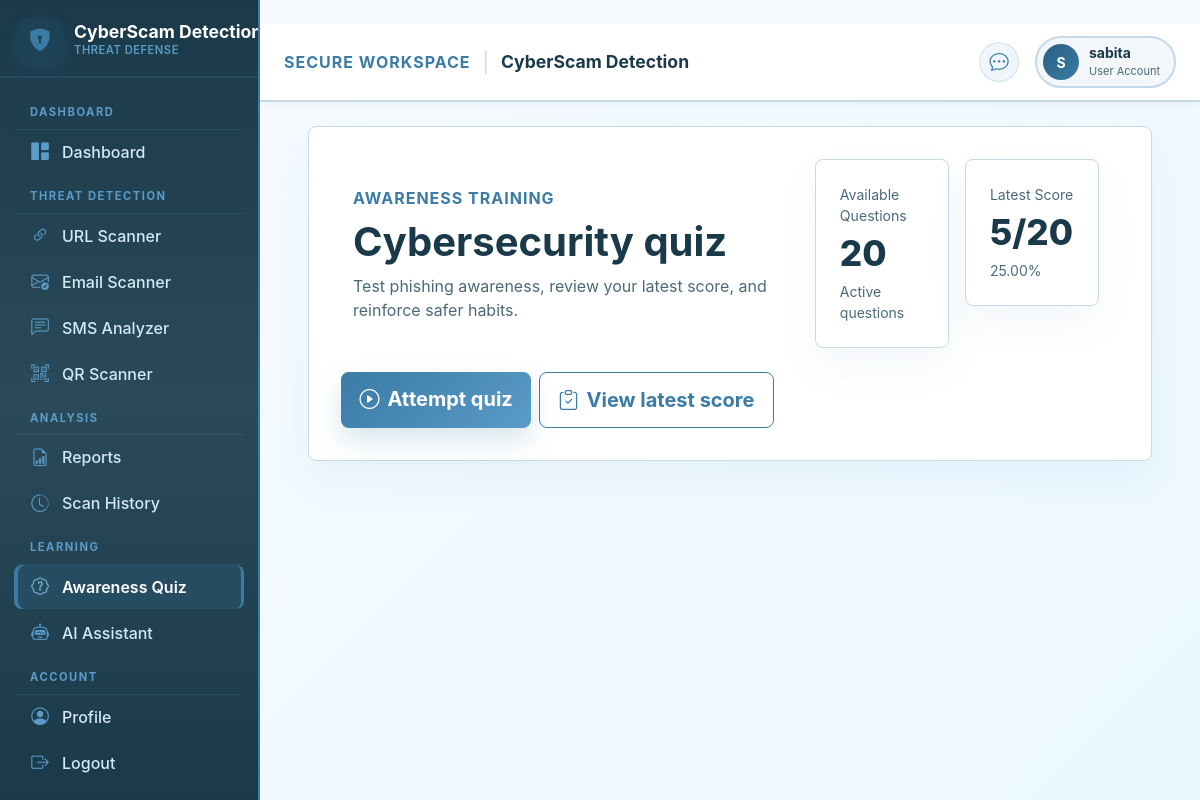
/quiz/ (signed in), run on the app's committed database.
### users/models.py (models this page shows, shortened)
class CustomUser(AbstractUser):
    class Role(models.TextChoices):
        ADMIN = "admin", "Administrator"
        USER = "user", "User"
    role = models.CharField(
        max_length=20,
        choices=Role.choices,
        default=Role.USER,
    )
    @property
    def is_admin_role(self):
        return (
            self.role == self.Role.ADMIN
            or self.is_staff
            or self.is_superuser
        )

### quiz/models.py (models this page shows, shortened)
class QuizAttempt(models.Model):
    user = models.ForeignKey(
        settings.AUTH_USER_MODEL,
        on_delete=models.CASCADE,
        related_name="quiz_attempts",
    )
    parent_attempt = models.ForeignKey(
        "self",
        on_delete=models.CASCADE,
        null=True,
        blank=True,
        related_name="retry_attempts",
    )
    is_retry = models.BooleanField(default=False)
    score = models.PositiveSmallIntegerField(default=0)
    total_questions = models.PositiveSmallIntegerField(default=0)
    percentage = models.DecimalField(
        max_digits=5,
        decimal_places=2,
        default=Decimal("0.00"),
    )
    completed_at = models.DateTimeField(auto_now_add=True)
    class Meta:
        ordering = ["-completed_at"]

### quiz/views.py (the view)
# urls.py: path("", views.quiz_home, name="home"),
@login_required
def quiz_home(request):
    latest_attempt = (
        QuizAttempt.objects.filter(
            user=request.user
        )
        .order_by("-completed_at")
        .first()
    )
    total_questions = Question.objects.filter(
        is_active=True
    ).count()
    return render(
        request,
        "quiz/home.html",
        {
            "latest_attempt": latest_attempt,
            "total_questions": total_questions,
        },
    )

### templates/quiz/home.html (shortened to what this page needs)
﻿{% extends 'dashboard/layout.html' %}
{% block content %}
<div class="content-container">
    <section class="panel">
        <div class="row g-4 align-items-center">
            <div class="col-lg-7">
                <span class="section-kicker">Awareness training</span>
                <h1 class="fw-bold mt-2">Cybersecurity quiz</h1>
                <p class="text-muted-soft mb-0">Test phishing awareness, review your latest score, and reinforce safer habits.</p>
            </div>
            <div class="col-lg-5">
                <div class="row g-3">
                    <div class="col-sm-6">
                        <article class="metric-card">
                            <span>Available Questions</span>
                            <strong>{{ total_questions }}</strong>
                            <small>Active questions</small>
                        </article>
                    </div>
                    <div class="col-sm-6">
                        <article class="metric-card">
                            <span>Latest Score</span>
                            <strong>{% if latest_attempt %}{{ latest_attempt.score }}/{{ latest_attempt.total_questions }}{% else %}-{% endif %}</strong>
                            <small>{% if latest_attempt %}{{ latest_attempt.percentage }}%{% else %}No attempts yet{% endif %}</small>
                        </article>
                    </div>
                </div>
            </div>
        </div>
        <div class="d-flex flex-wrap gap-2 mt-4">
            {% if total_questions %}
                <a class="btn btn-cyber btn-lg" href="{% url 'quiz:attempt' %}"><i class="bi bi-play-circle me-2"></i>Attempt quiz</a>
                {% if latest_attempt %}
                    <a class="btn btn-outline-cyber btn-lg" href="{% url 'quiz:result' latest_attempt.pk %}"><i class="bi bi-clipboard-check me-2"></i>View latest score</a>
                {% endif %}
            {% else %}
                <p class="text-muted-soft mb-0">No quiz questions are available yet.</p>
            {% endif %}
        </div>
    </section>
</div>
{% endblock %}

### templates/dashboard/layout.html (shortened to what this page needs)
﻿{% load static %}
<!doctype html>
<html lang="en">
<head>
    <link href="https://cdn.jsdelivr.net/npm/bootstrap@5.3.3/dist/css/bootstrap.min.css" rel="stylesheet">
    <link href="https://cdn.jsdelivr.net/npm/bootstrap-icons@1.11.3/font/bootstrap-icons.css" rel="stylesheet">
    <link href="{% static 'css/app.css' %}" rel="stylesheet">
    <link href="{% static 'css/dashboard.css' %}" rel="stylesheet">
</head>
<body class="dashboard-body">
    <div class="logged-in-shell">
        <aside class="dashboard-sidebar" id="dashboardSidebar" aria-label="CyberShield AI navigation" style="background: linear-gradient(180deg, #1A3A4A 0%, #2A4A5A 50%, #1A3A4A 100%); border-right: 2px solid #3A7CA5; position: fixed; top: 0; left: 0; bottom: 0; width: 260px; overflow-y: auto; z-index: 1040; height: 100vh;">
            <div class="sidebar-brand" style="border-bottom: 2px solid rgba(91, 155, 199, 0.15);">
                <a href="/dashboard/" class="brand-link" aria-label="CyberShield AI dashboard" style="display: flex; align-items: center; gap: 12px; text-decoration: none; white-space: nowrap;">
                    <span class="brand-mark" style="background: linear-gradient(135deg, #2A5F82, #3A7CA5); width: 44px; height: 44px; border-radius: 12px; display: flex; align-items: center; justify-content: center; box-shadow: 0 4px 15px rgba(58, 124, 165, 0.2); flex-shrink: 0;">
                        <i class="bi bi-shield-lock-fill" style="color: #ffffff; font-size: 1.4rem;"></i>
                    </span>
                    <span style="display: flex; flex-direction: column; line-height: 1.2;">
                        <strong style="color: #ffffff; font-size: 1.1rem; font-weight: 700; display: block; white-space: nowrap;">CyberScam Detection</strong>
                        <small style="color: #5B9BC7; font-size: 0.7rem; text-transform: uppercase; letter-spacing: 0.5px; font-weight: 600;">Threat Defense</small>
                    </span>
                </a>
            </div>
            <div class="sidebar-panel collapse show" id="dashboardSidebarPanel">
                <nav class="sidebar-nav">
                    <p class="sidebar-heading" style="color: #5B9BC7; border-bottom-color: rgba(91, 155, 199, 0.15);">Dashboard</p>
                    <a class="sidebar-link {% if request.path == '/dashboard/' or request.path == '/dashboard/user/' %}active{% endif %}" href="/dashboard/">
                        <i class="bi bi-grid-1x2-fill"></i><span>Dashboard</span>
                    </a>
                    <p class="sidebar-heading" style="color: #5B9BC7; border-bottom-color: rgba(91, 155, 199, 0.15);">Threat Detection</p>
                    <a class="sidebar-link {% if request.path == '/scanner/url/' %}active{% endif %}" href="{% url 'scanner:url_scan' %}">
                        <i class="bi bi-link-45deg"></i><span>URL Scanner</span>
                    </a>
                    <a class="sidebar-link {% if request.path == '/scanner/email/' %}active{% endif %}" href="{% url 'scanner:email_scan' %}">
                        <i class="bi bi-envelope-check"></i><span>Email Scanner</span>
                    </a>
                    <a class="sidebar-link {% if request.path == '/scanner/sms/' %}active{% endif %}" href="{% url 'scanner:sms_scan' %}">
                        <i class="bi bi-chat-left-text"></i><span>SMS Analyzer</span>
                    </a>
                    <a class="sidebar-link {% if request.path == '/scanner/qr/' %}active{% endif %}" href="{% url 'scanner:qr_upload' %}">
                        <i class="bi bi-qr-code-scan"></i><span>QR Scanner</span>
                    </a>
                    <p class="sidebar-heading" style="color: #5B9BC7; border-bottom-color: rgba(91, 155, 199, 0.15);">Analysis</p>
                    <a class="sidebar-link {% if request.path == '/reports/' %}active{% endif %}" href="{% url 'reports:home' %}">
                        <i class="bi bi-file-earmark-bar-graph"></i><span>Reports</span>
                    </a>
                    <a class="sidebar-link {% if request.path == '/history/' %}active{% endif %}" href="{% url 'scan_history' %}">
                        <i class="bi bi-clock-history"></i><span>Scan History</span>
                    </a>
                    <p class="sidebar-heading" style="color: #5B9BC7; border-bottom-color: rgba(91, 155, 199, 0.15);">Learning</p>
                    <a class="sidebar-link {% if request.path == '/quiz/' or request.path == '/quiz/attempt/' or request.path|slice:':13' == '/quiz/result/' %}active{% endif %}" href="{% url 'quiz:home' %}">
                        <i class="bi bi-patch-question"></i><span>Awareness Quiz</span>
                    </a>
                    <a class="sidebar-link {% if request.path == '/chatbot/' %}active{% endif %}" href="{% url 'chatbot:home' %}">
                        <i class="bi bi-robot"></i><span>AI Assistant</span>
                    </a>
                    <p class="sidebar-heading" style="color: #5B9BC7; border-bottom-color: rgba(91, 155, 199, 0.15);">Account</p>
                    <a class="sidebar-link {% if request.path == '/accounts/profile/' %}active{% endif %}" href="{% url 'account_profile' %}">
                        <i class="bi bi-person-circle"></i><span>Profile</span>
                    </a>
                    <button class="sidebar-link logout-link" type="button" id="showLogoutModal">
                        <i class="bi bi-box-arrow-right"></i><span>Logout</span>
                    </button>
                </nav>
            </div>
        </aside>
        <div class="dashboard-main-wrap" style="margin-left: 260px;">
            <header class="dashboard-topbar" style="background: #FFFFFF; border-bottom: 2px solid #C5D9E8; position: sticky; top: 0; z-index: 1030; padding: 12px 24px; box-shadow: 0 2px 10px rgba(0,0,0,0.04);">
                <div class="topbar-title" style="display: flex; align-items: center; gap: 12px;">
                    <span class="section-kicker" style="color: #3A7CA5; font-size: 1rem; font-weight: 700; text-transform: uppercase; letter-spacing: 1px; margin: 0;">Secure Workspace</span>
                    <span style="color: #C5D9E8; font-size: 1.2rem;">|</span>
                    <strong style="color: #1A3A4A; font-size: 1.1rem;">{% block page_heading %}CyberScam Detection{% endblock %}</strong>
                </div>
                <div class="topbar-actions" style="display: flex; align-items: center; gap: 16px;">
                    <a class="topbar-icon" href="{% url 'chatbot:home' %}" aria-label="Open AI assistant" style="color: #3A7CA5; background: rgba(58, 124, 165, 0.08); border-radius: 50%; width: 40px; height: 40px; display: flex; align-items: center; justify-content: center; transition: all 0.3s ease; text-decoration: none;">
                        <i class="bi bi-chat-dots" style="font-size: 1.2rem;"></i>
                    </a>
                    <a class="user-chip" href="{% url 'account_profile' %}" style="background: rgba(58, 124, 165, 0.06); border: 2px solid #C5D9E8; padding: 6px 14px 6px 6px; border-radius: 50px; display: flex; align-items: center; gap: 10px; text-decoration: none; transition: all 0.3s ease;">
                        <span class="user-avatar" style="background: linear-gradient(135deg, #2A5F82, #3A7CA5); color: white; width: 36px; height: 36px; border-radius: 50%; display: flex; align-items: center; justify-content: center; font-weight: 700; font-size: 14px;">{{ request.user.username|default:'U'|first|upper }}</span>
                        <span class="user-meta">
                            <strong style="color: #1A3A4A; display: block; font-size: 14px;">{{ request.user.get_full_name|default:request.user.username }}</strong>
                            <small style="color: #4A6A7A; font-size: 11px;">{% if request.user.is_admin_role %}Administrator{% else %}User Account{% endif %}</small>
                        </span>
                    </a>
                </div>
            </header>
            <main class="dashboard-content {% block main_class %}{% endblock %}" style="background: linear-gradient(135deg, #F5FAFF 0%, #EBF8FF 100%); padding: 24px; min-height: calc(100vh - 80px);">
                {% block content %}{% endblock %}
            </main>
        </div>
    </div>
</body>
</html>

### data on the page
CustomUser: user.username|first "S", user.get_full_name "sabita"
QuizAttempt: score "5", total_questions "20", percentage "25.00"

### other printed values
{{ total_questions }} "20"
